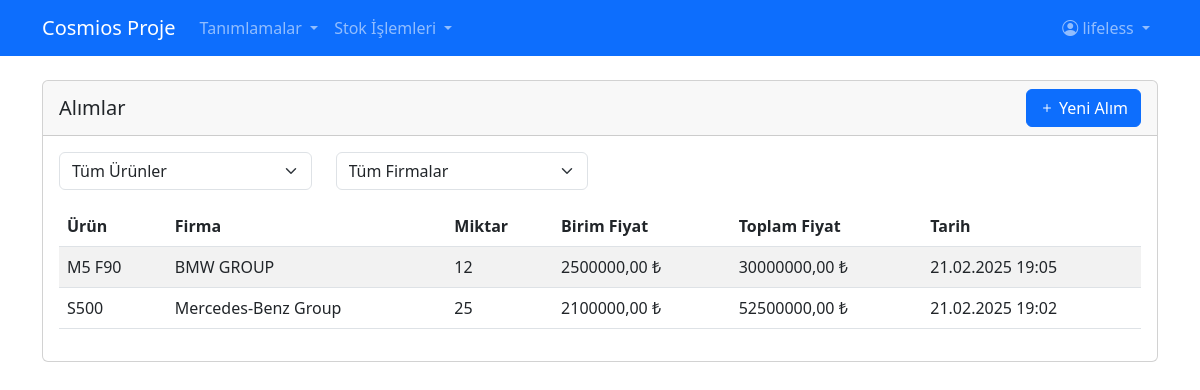
The page /purchases/ (signed in) on the database its author committed.
### stock/models.py (models this page shows, shortened)
class Purchases(models.Model):
    user = models.ForeignKey(User, on_delete=models.CASCADE)
    firm = models.ForeignKey(Firm, on_delete=models.CASCADE)
    product = models.ForeignKey(Product, on_delete=models.CASCADE)
    quantity = models.PositiveIntegerField()
    price = models.DecimalField(max_digits=10, decimal_places=2)
    created = models.DateTimeField(auto_now_add=True)
    @property
    def price_total(self):
        return self.quantity * self.price
    class Meta:
        verbose_name = 'Alım'
        verbose_name_plural = 'Alımlar'

class Product(models.Model):
    name = models.CharField(max_length=100)
    category = models.ForeignKey(Category, on_delete=models.CASCADE, related_name='products')
    brand = models.ForeignKey(Brand, on_delete=models.CASCADE, related_name='products')
    stock = models.PositiveIntegerField(default=0)
    image = models.ImageField(upload_to='products/', null=True, blank=True)
    created = models.DateTimeField(auto_now_add=True, null=True)
    updated = models.DateTimeField(auto_now=True, null=True)
    class Meta:
        verbose_name = 'Ürün'
        verbose_name_plural = 'Ürünler'

class Firm(models.Model):
    name = models.CharField(max_length=100)
    phone = models.CharField(max_length=20)
    address = models.TextField()
    created = models.DateTimeField(auto_now_add=True)
    updated = models.DateTimeField(auto_now=True)
    class Meta:
        verbose_name = 'Firma'
        verbose_name_plural = 'Firmalar'

### stock/views.py (the view, shortened to what this page needs)
# urls.py: path('purchases/', views.purchase_list, name='purchase_list'),
@login_required
def purchase_list(request):
    purchases = Purchases.objects.all().order_by('-created')
    products = Product.objects.all()
    firms = Firm.objects.all()
    return render(request, 'stock/purchase_list.html', {
        'purchases': purchases,
        'products': products,
        'firms': firms
    })

### templates/stock/purchase_list.html (shortened to what this page needs)
{% extends 'base.html' %}
{% block content %}
<div class="card">
    <div class="card-header d-flex justify-content-between align-items-center">
        <h5 class="mb-0">Alımlar</h5>
        {% if user.is_superuser %}
        <button type="button" class="btn btn-primary" data-bs-toggle="modal" data-bs-target="#addPurchaseModal">
            <i class="bi bi-plus"></i> Yeni Alım
        </button>
        {% endif %}
    </div>
    <div class="card-body">
        <div class="row mb-3">
            <div class="col-md-3">
                <select class="form-select" id="productFilter">
                    <option value="">Tüm Ürünler</option>
                </select>
            </div>
            <div class="col-md-3">
                <select class="form-select" id="firmFilter">
                    <option value="">Tüm Firmalar</option>
                </select>
            </div>
        </div>
        <table class="table table-striped">
            <thead>
                <tr>
                    <th>Ürün</th>
                    <th>Firma</th>
                    <th>Miktar</th>
                    <th>Birim Fiyat</th>
                    <th>Toplam Fiyat</th>
                    <th>Tarih</th>
                </tr>
            </thead>
            <tbody>
                {% for purchase in purchases %}
                <tr>
                    <td>{{ purchase.product.name }}</td>
                    <td>{{ purchase.firm.name }}</td>
                    <td>{{ purchase.quantity }}</td>
                    <td>{{ purchase.price }} ₺</td>
                    <td>{{ purchase.price_total }} ₺</td>
                    <td>{{ purchase.created|date:"d.m.Y H:i" }}</td>
                </tr>
                {% endfor %}
            </tbody>
        </table>
    </div>
</div>
{% endblock %}

### templates/base.html (shortened to what this page needs)
<!DOCTYPE html>
<html lang="tr">
<head>
    <link href="https://cdn.jsdelivr.net/npm/bootstrap@5.3.0/dist/css/bootstrap.min.css" rel="stylesheet">
    <link rel="stylesheet" href="https://cdn.jsdelivr.net/npm/bootstrap-icons@1.11.0/font/bootstrap-icons.css">
</head>
<body>
    <nav class="navbar navbar-expand-lg navbar-dark bg-primary">
        <div class="container">
            <a class="navbar-brand" href="{% url 'index' %}">Cosmios Proje</a>
            {% if user.is_authenticated %}
            <div class="collapse navbar-collapse" id="navbarNav">
                <ul class="navbar-nav">
                    <li class="nav-item dropdown">
                        <a class="nav-link dropdown-toggle" href="#" role="button" data-bs-toggle="dropdown">
                            Tanımlamalar
                        </a>
                    </li>
                    <li class="nav-item dropdown">
                        <a class="nav-link dropdown-toggle" href="#" role="button" data-bs-toggle="dropdown">
                            Stok İşlemleri
                        </a>
                    </li>
                </ul>
                <ul class="navbar-nav ms-auto">
                    <li class="nav-item dropdown">
                        <a class="nav-link dropdown-toggle" href="#" role="button" data-bs-toggle="dropdown">
                            <i class="bi bi-person-circle"></i> {{ user.username }}
                        </a>
                    </li>
                </ul>
            </div>
            {% endif %}
        </div>
    </nav>
    <div class="container mt-4">
        {% block content %}
        {% endblock %}
    </div>
</body>
</html>

### rows shown on the page
Purchases: product.name "M5 F90", firm.name "BMW GROUP", quantity "12", price "2500000,00", price_total "30000000,00", created "21.02.2025 19:05"
Purchases: product.name "S500", firm.name "Mercedes-Benz Group", quantity "25", price "2100000,00", price_total "52500000,00", created "21.02.2025 19:02"

### other values the page prints
{{ user.username }} "lifeless"
